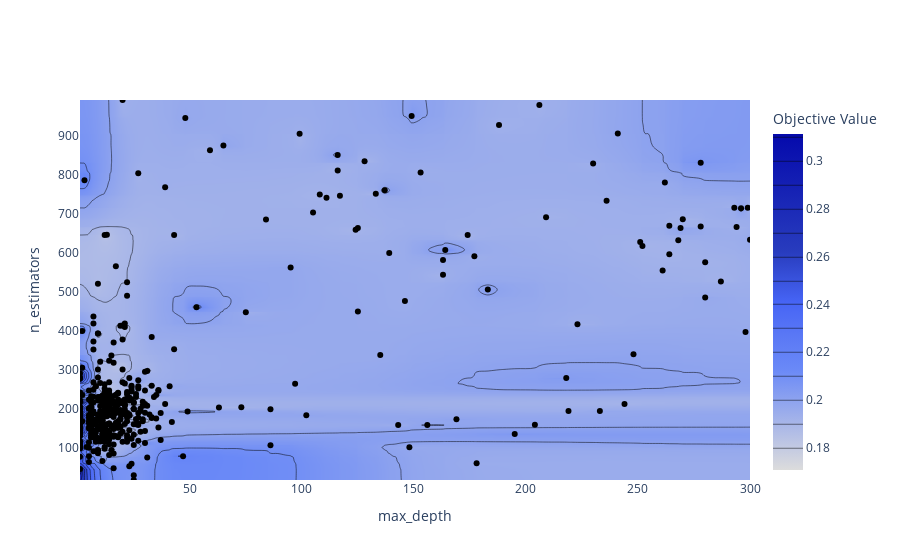

The notebook cell saved with this chart:
### Code cell
optuna.visualization.plot_contour(study, params=['n_estimators','max_depth'])

### Figure 1 — Plotly figure (JSON) as saved in the notebook; plotly's stock layout.template omitted (floating-point values rounded to 4 significant figures; data arrays with more than 128 entries replaced by an {"elided": "..."} marker saying what was removed)
{"data": [{"colorbar": {"title": {"text": "Objective Value"}}, "colorscale": [[0, "rgb(220,220,220)"], [0.3, "rgb(106,137,247)"], [0.4, "rgb(90,120,245)"], [0.5, "rgb(70,100,245)"], [0.65, "rgb(40,60,190)"], [1, "rgb(5,10,172)"]], "connectgaps": true, "contours": {"coloring": "heatmap"}, "hoverinfo": "none", "line": {"smoothing": 1.3}, "type": "contour", "x": [1, 2, 3, 4, 5, 6, 7, 8, 9, 10, 11, 12, 13, 14, 15, 16, 17, 18, 19, 20, 21, 22, 23, 24, 25, 26, 27, 28, 29, 30, 31, 32, 33, 34, 35, 36, 37, 39, 41, 42, 43, 47, 48, 49, 53, 59, 63, 65, 73, 75, 84, 86, 95, 97, 99, 102, 105, 108, 111, 116, 117, 124, 125, 128, 133, 135, 137, 139, 143, 146, 148, 149, 153, 156, 163, 164, 169, 174, 177, 178, 183, 188, 195, 204, 206, 209, 218, 219, 223, 230, 233, 236, 241, 244, 248, 251, 252, 261, 262, 264, 268, 269, 270, 278, 280, 287, 293, 294, 296, 298, 299, 300], "y": {"elided": "254 int values"}, "z": {"elided": "254x112 float values"}}, {"marker": {"color": "black"}, "mode": "markers", "showlegend": false, "type": "scatter", "x": {"elided": "483 int values"}, "y": {"elided": "483 int values"}}], "layout": {"xaxis": {"range": [1, 300], "title": {"text": "max_depth"}}, "yaxis": {"range": [16, 992], "title": {"text": "n_estimators"}}}}
